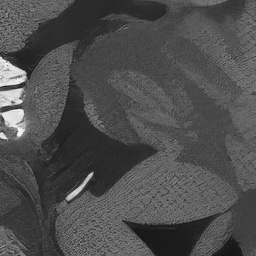
#> input picture rnd/corpus256/t0002.png, 256 x 256 px; its folder holds only this picture in this run
$ python exp3_pareto.py
#> lines starting #> are read from the running program, lines starting #| are printed output that depends on the picture
#> further down, g is the input picture: shape (256, 256); min 17, max 253, mean 78
### rnd/stegolib.py
"""Embedding families + attack suite. Pure numpy/PIL/scipy — no GPU needed."""
import io, numpy as np
from PIL import Image
from scipy.fftpack import dct, idct
from scipy.ndimage import convolve, uniform_filter, gaussian_filter

# ---------------------------------------------------------------- utilities
def bits(n, seed=7):
    return np.random.default_rng(seed).integers(0, 2, n).astype(np.uint8)

def ber(a, b):
    n = min(len(a), len(b))
    return float(np.mean(a[:n] != b[:n])) if n else 1.0

def psnr(a, b):
    m = np.mean((a.astype(np.float64) - b.astype(np.float64)) ** 2)
    return 99.0 if m == 0 else 10 * np.log10(255.0 ** 2 / m)

def dct2(b):  return dct(dct(b, axis=0, norm='ortho'), axis=1, norm='ortho')
def idct2(b): return idct(idct(b, axis=0, norm='ortho'), axis=1, norm='ortho')

def blockify(a, B):
#> called with B = 16
    h, w = a.shape; h -= h % B; w -= w % B
#> after `h, w = a.shape`: h = 256; w = 256
    return (a[:h, :w].reshape(h // B, B, w // B, B).swapaxes(1, 2)), h, w

def unblockify(blk, h, w, B):
    return blk.swapaxes(1, 2).reshape(h, w)

# ---------------------------------------------------------------- A: LSB matching
# [11 lines left out: function embed_lsbm, not called in this run]

def extract_lsbm(stego, n, seed=1):
    idx = np.random.default_rng(seed).permutation(stego.size)[:n]
    return (stego.ravel()[idx] & 1).astype(np.uint8)

# ---------------------------------------------------------------- B: HILL adaptive +-1
KB = np.array([[-1, 2, -1], [2, -4, 2], [-1, 2, -1]], float)

# [34 lines left out: functions hill_cost, _lambda_for, embed_hill_sim, not called in this run]

# ---------------------------------------------------------------- C: JPEG-DCT LSB (QF-locked)
STD_Q = np.array([[16,11,10,16,24,40,51,61],[12,12,14,19,26,58,60,55],
                  [14,13,16,24,40,57,69,56],[14,17,22,29,51,87,80,62],
                  [18,22,37,56,68,109,103,77],[24,35,55,64,81,104,113,92],
                  [49,64,78,87,103,121,120,101],[72,92,95,98,112,100,103,99]], float)

# [51 lines left out: functions qtable, _jpeg_coeffs, _coeffs_to_pixels, embed_jdct, extract_jdct, not called in this run]

# ---------------------------------------------------------------- D: robust block-DCT QIM
def embed_rqim(gray, payload, B=32, delta=18.0, rep=1, seed=4, coef=(3, 1)):
    """Differential QIM on one mid-band DCT coefficient per BxB block, with repetition."""
    blk, h, w = blockify(gray.astype(float), B)
#> h = 256; w = 256
    nb = blk.shape[0] * blk.shape[1]
#> nb = 256
    stream = np.repeat(payload, rep)[:nb]
#> stream = 64 values, max 1 at index 0, min 0 at index 28, mean 0.625
    out = blk.copy()
    u, v = coef
    k = 0
    for i in range(blk.shape[0]):
        for j in range(blk.shape[1]):
            if k >= len(stream): break
            D = dct2(blk[i, j])
            c = D[u, v]
            # quantize c to even/odd multiple of delta according to the bit
            q = np.round(c / delta)
            if (int(q) & 1) != stream[k]:
                q = q + (1 if c >= q * delta else -1)
            D[u, v] = q * delta
            out[i, j] = idct2(D)
            k += 1
#> after the loop, k = 64
    px = np.clip(unblockify(out, h, w, B), 0, 255)
    return np.round(px).astype(np.uint8), k, nb

# [13 lines left out: function extract_rqim, not called in this run]

# ---------------------------------------------------------------- attacks
def a_jpeg(img, q):
    b = io.BytesIO(); Image.fromarray(img).save(b, 'JPEG', quality=q)
    return np.array(Image.open(io.BytesIO(b.getvalue())).convert('L'))

# [5 lines left out: function a_jpeg_qt, not called in this run]

def a_webp(img, q):
    b = io.BytesIO(); Image.fromarray(img).save(b, 'WEBP', quality=q)
    return np.array(Image.open(io.BytesIO(b.getvalue())).convert('L'))

# [10 lines left out: functions a_resize, a_crop, not called in this run]

def a_blur(img, s):  return np.clip(gaussian_filter(img.astype(float), s), 0, 255).astype(np.uint8)
def a_noise(img, s):
    rng = np.random.default_rng(0)
    return np.clip(img.astype(float) + rng.normal(0, s, img.shape), 0, 255).astype(np.uint8)
def a_none(img): return img

### rnd/exp2_detectability.py
"""EXP2: how detectable is each embedding family? SPAM-686 features + linear classifier.
This is a WEAK detector on purpose - it is the floor. A CNN (SRNet/EffNet) does strictly better.
If a method is detectable by SPAM, it is hopeless against a real steganalyzer."""
import glob, numpy as np, time
from PIL import Image
import stegolib as S

T = 3
def spam686(x):
    x = x.astype(np.int16); f = []
    for D in ((0,1),(0,-1),(1,0),(-1,0),(1,1),(-1,-1),(1,-1),(-1,1)):
        d = np.roll(x, D, (0,1)) - x
        d = np.clip(d, -T, T) + T
        a, b, c = d[:-2,:-2].ravel(), d[1:-1,1:-1].ravel(), d[2:,2:].ravel()
        h = np.bincount(a*(2*T+1)**2 + b*(2*T+1) + c, minlength=(2*T+1)**3).astype(np.float64)
        f.append(h/max(h.sum(),1))
#> this loop made 8 passes
#> pass 1, in spam686, `d = np.roll(x, D, (0,1)) - x`:
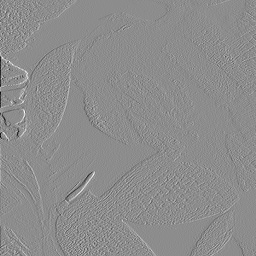
#> d: shape (256, 256) int16; min -162, max 131, mean 0; drawn with min black and max white
#> pass 1, in spam686, `d = np.clip(d, -T, T) + T`:
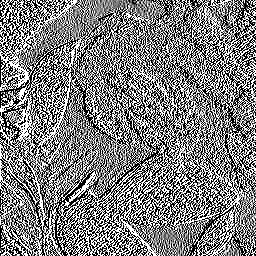
#> d: shape (256, 256) int16; min 0, max 6, mean 3; drawn with min black and max white
#> pass 2, in spam686, `d = np.roll(x, D, (0,1)) - x`:
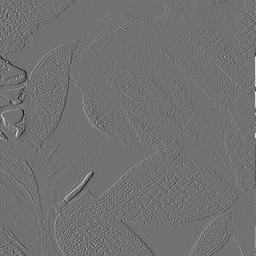
#> d: shape (256, 256) int16; min -131, max 162, mean 0; drawn with min black and max white
#> pass 2, in spam686, `d = np.clip(d, -T, T) + T`:
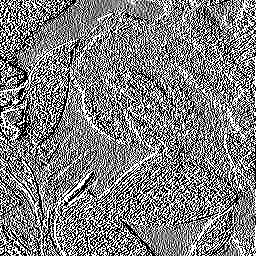
#> d: shape (256, 256) int16; min 0, max 6, mean 3; drawn with min black and max white
#> after the loop:
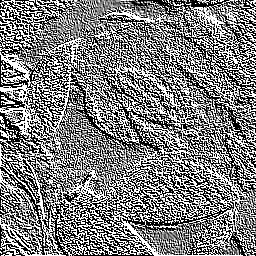
#> d: shape (256, 256) int16; min 0, max 6, mean 2.99; drawn with min black and max white
#> after the loop, f = 8 items
#> the loop in spam686 (call 2), `for D in ((0,1),(0,-1),(1,0),(-1,0),(1,1),(-1,-1),(1,-1),(-1,1)):` made 8 passes
#> pass 3, in spam686 (call 2), `d = np.roll(x, D, (0,1)) - x`:
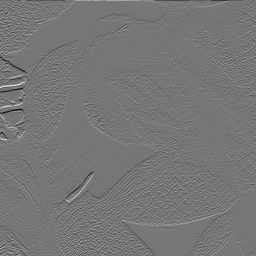
#> d: shape (256, 256) int16; min -160, max 184, mean 0; drawn with min black and max white
#> pass 3, in spam686 (call 2), `d = np.clip(d, -T, T) + T`:
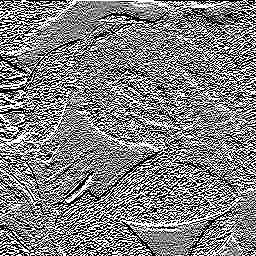
#> d: shape (256, 256) int16; min 0, max 6, mean 3.01; drawn with min black and max white
    f = np.array(f)
    return np.concatenate([f[:4].mean(0), f[4:].mean(0)])   # 686-D

def fld_ensemble(Xc, Xs, n_sub=40, d_sub=180, seed=0):
    """Kodovsky's ensemble of FLDs - the standard steganalysis classifier."""
#> called with Xc = array of shape (1, 686), Xs = array of shape (1, 686), n_sub = 40, d_sub = 180, seed = 0
    rng = np.random.default_rng(seed)
    n = len(Xc); tr = int(n*0.6)
#> after `n = len(Xc)`: n = 1
#> after `tr = int(n * 0.6)`: tr = 0
    idx = rng.permutation(n); trn, tst = idx[:tr], idx[tr:]
#> after `idx = rng.permutation(n)`: idx = [0]
#> after `trn, tst = (idx[:tr], idx[tr:])`: trn = empty array; tst = [0]
    votes_c = np.zeros(len(tst)); votes_s = np.zeros(len(tst))
#> after `votes_c = np.zeros(len(tst))`: votes_c = [0]
#> after `votes_s = np.zeros(len(tst))`: votes_s = [0]
    for _ in range(n_sub):
        sub = rng.choice(Xc.shape[1], d_sub, replace=False)
        A, B = Xc[trn][:,sub], Xs[trn][:,sub]
        mA, mB = A.mean(0), B.mean(0)
        Sw = np.cov(A.T)+np.cov(B.T)+np.eye(d_sub)*1e-6
        try: w = np.linalg.solve(Sw, mB-mA)
        except np.linalg.LinAlgError: continue
        thr = ((mA+mB)/2)@w
        votes_c += (Xc[tst][:,sub]@w > thr); votes_s += (Xs[tst][:,sub]@w > thr)
    fa = np.mean(votes_c > n_sub/2); md = np.mean(votes_s <= n_sub/2)
#> after `fa = np.mean(votes_c > n_sub / 2)`: fa = 0
#> after `md = np.mean(votes_s <= n_sub / 2)`: md = 1
    return (fa+md)/2, len(tst)          # P_E (min average decision error)

FILES = sorted(glob.glob("/home/lap-030/stego/rnd/corpus256/*.png"))[:300]

# [10 lines left out: function evaluate, not called in this run]

# [21 lines that do not run on import are left out]

### rnd/exp3_pareto.py
"""EXP3: the operating curve. Sweep embedding strength -> (robustness, detectability, quality).
This IS the search space the 'adaptive feedback loop' would operate over."""
import glob, numpy as np
from PIL import Image
import stegolib as S
from exp2_detectability import spam686, fld_ensemble

F256 = sorted(glob.glob("/home/lap-030/stego/rnd/corpus256/*.png"))[:240]
F512 = sorted(glob.glob("/home/lap-030/stego/rnd/corpus/*.png"))[:8]
CHAN = [("JPEG q90", lambda x: S.a_jpeg(x,90)), ("JPEG q75", lambda x: S.a_jpeg(x,75)),
        ("JPEG q50", lambda x: S.a_jpeg(x,50)), ("WebP q80", lambda x: S.a_webp(x,80)),
        ("resz .50", lambda x: S.a_resize(x,0.50)), ("noise2", lambda x: S.a_noise(x,2.0))]

print("="*104)
print("EXP3  robust block-DCT QIM, B=32, rep=4  ->  64 payload bits per 512x512 image")
print("      sweeping embedding strength delta.  P_E vs SPAM-686 (a WEAK detector: real floor is lower)")
print("="*104)
hdr = f"{'delta':>6}{'PSNR':>7}{'P_E':>7}{'det.acc':>9} | " + "".join(f"{c:>10}" for c,_ in CHAN)
print(hdr); print("-"*len(hdr))

for delta in [3.0, 6.0, 9.0, 12.0, 18.0, 26.0, 40.0]:
    # detectability @256 (B=16 keeps the same blocks-per-area ratio as B=32 @512)
    Xc, Xs = [], []
    for f in F256:
        g = np.array(Image.open(f).convert("L"))
        s = S.embed_rqim(g, S.bits(16), 16, delta, 4)[0]
        Xc.append(spam686(g)); Xs.append(spam686(s))
    pe,_ = fld_ensemble(np.array(Xc), np.array(Xs))
#> pe = 0.5
    # robustness + quality @512
    bers = {c: [] for c,_ in CHAN}; ps = []
#> after `bers = {c: [] for c, _ in CHAN}`: bers = {'JPEG q90': [], 'JPEG q75': [], 'JPEG q50': [], 'WebP q80': [], 'resz .50': [], 'noise2': []}
    for f in F512:
        g = np.array(Image.open(f).convert("L")); p = S.bits(64, seed=hash(f)%999)
        st,_,_ = S.embed_rqim(g, p, 32, delta, 4)
        ps.append(S.psnr(g, st))
        for c, fn in CHAN:
            bers[c].append(S.ber(p, S.extract_rqim(fn(st), 64, 32, delta, 4)))
    print(f"{delta:>6.0f}{np.mean(ps):>7.1f}{pe:>7.3f}{1-pe:>9.3f} | " +
          "".join(f"{np.mean(bers[c]):>10.3f}" for c,_ in CHAN))
#|      3    nan  0.500    0.500 |        nan       nan       nan       nan       nan       nan

print("\nBER legend:  <0.02 clean recovery |  0.02-0.12 recoverable with ECC  |  >0.12 lost")
print("P_E legend:  0.50 undetectable | 0.40-0.50 marginal | <0.40 detected by even a weak detector")
